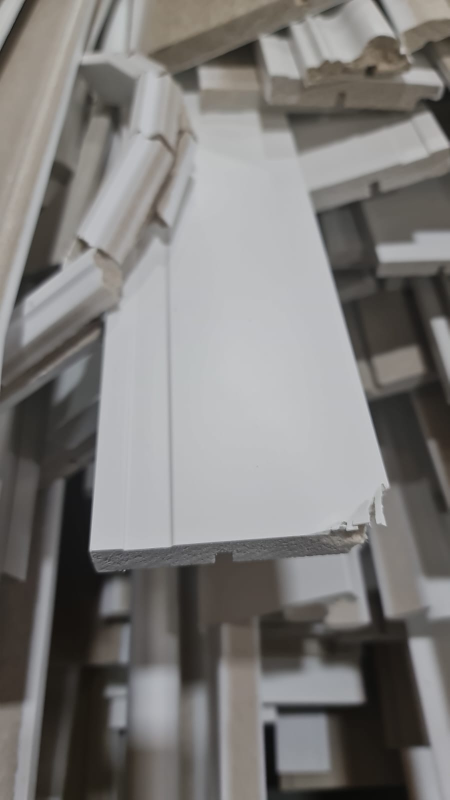
#> input picture images/imagem1.jpeg, 899 x 1599 px (shown at 1/2 size)
$ python -i scanner_com_db.py   (imports and definitions only)   (older library calls are emulated)
#> lines starting #> are read from the running program, lines starting #| are printed output that depends on the picture; after the words box and inside, x2 and y2 are one past the last pixel; in counts of white or black regions, pixels touching at a corner belong together
import cv2
import numpy as np
import pymongo
from pymongo.errors import ConnectionFailure
import threading
import time

video_path = 'static/video_esteira3.mp4'
pontos_roi = [(660, 10), (350, 10), (350, 475), (660, 475)]
frames_processados = []
max_porcentagem_falhas = 0
min_porcentagem_falhas = 100
um_limiar_de_falhas = 38


# [25 lines left out: function db_append_object_status, not called in this run]

def extrair_roi_corretamente(frame):
    # interessante recortar pois em alguns pontos da filmagem pode ter pouca ou muita iluminação
    # assim influenciando no resultado
    pts = np.array(pontos_roi, dtype=np.int32)
    pts = pts.reshape((-1, 1, 2))
    mask = np.zeros(frame.shape[:2], dtype=np.uint8)
    cv2.fillPoly(mask, [pts], 255)
    masked = cv2.bitwise_and(frame, frame, mask=mask)
    x, y, w, h = cv2.boundingRect(pts)
    roi_cortada = masked[y:y+h, x:x+w]
    return roi_cortada

def area_de_interesse(frame):
    mask = np.zeros_like(frame)
    cv2.fillPoly(mask, [np.array(pontos_roi, np.int32)], (255, 255, 255))
    roi = extrair_roi_corretamente(frame)
    gray_roi = cv2.cvtColor(roi, cv2.COLOR_BGR2GRAY)
    sobelx = cv2.Sobel(gray_roi, cv2.CV_64F, 1, 0, ksize=5)
    sobely = cv2.Sobel(gray_roi, cv2.CV_64F, 0, 1, ksize=5)
    sobel = cv2.magnitude(sobelx, sobely)
    sobel_bgr = cv2.cvtColor(cv2.convertScaleAbs(sobel), cv2.COLOR_GRAY2BGR)
    return sobel_bgr

# [88 lines left out: functions menu_lateral, process_frame, analise_de_frames, main, not called in this run]


# [1 line not run here, left out]

>>> import cv2
>>> picture = cv2.imread('images/imagem1.jpeg')
#> picture is the input picture: shape (1599, 899, 3); mean B, G, R 121.7, 123.6, 125.6
>>> result = area_de_interesse(picture)
#> in area_de_interesse, `cv2.fillPoly(mask, [np.array(pontos_roi, np.int32)], (255, 255, 255))`:
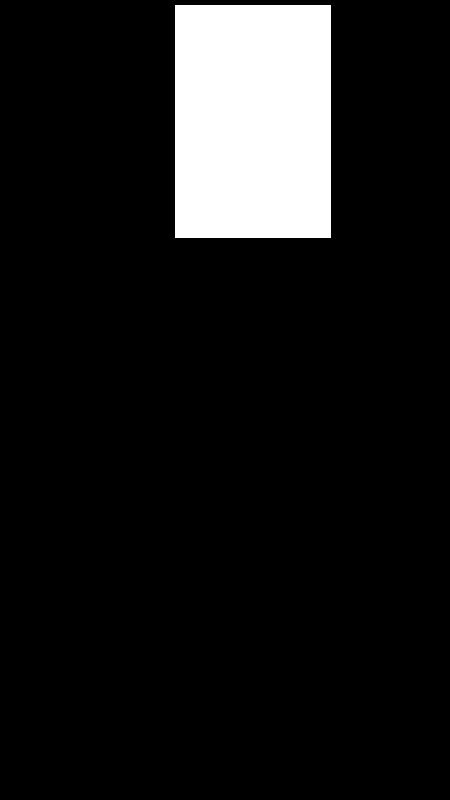
#> mask: shape (1599, 899, 3) (shown at 1/2 size); 10.1% white; 1 white region, box (x1, y1, x2, y2) and area: (350, 10, 661, 476) 144926
#> in extrair_roi_corretamente, `masked = cv2.bitwise_and(frame, frame, mask=mask)`:
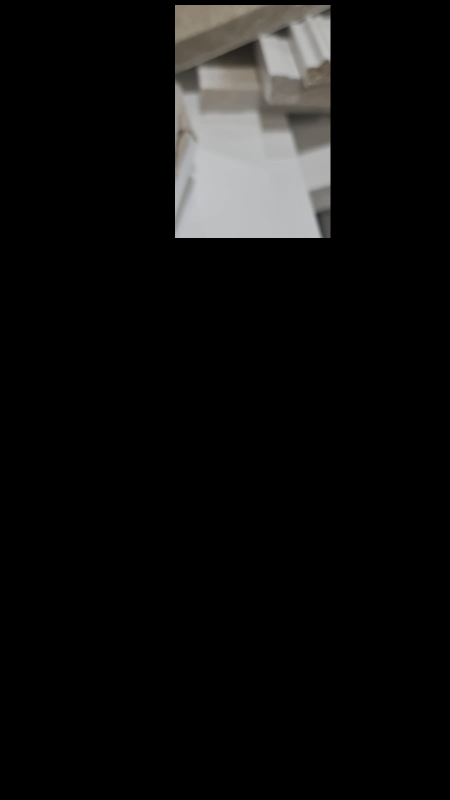
#> masked: shape (1599, 899, 3) (shown at 1/2 size); mean B, G, R 14.5, 14.9, 15.1
#> in extrair_roi_corretamente, `roi_cortada = masked[y:y+h, x:x+w]`:
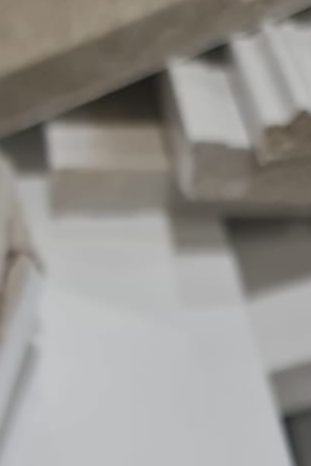
#> roi_cortada: shape (466, 311, 3); mean B, G, R 143.6, 147.7, 150.2
#> in area_de_interesse, `sobelx = cv2.Sobel(gray_roi, cv2.CV_64F, 1, 0, ksize=5)`:
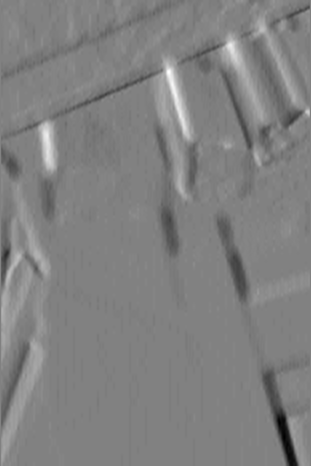
#> sobelx: shape (466, 311) float64; min -1811, max 1759, mean -5.6; drawn with min black and max white
#> in area_de_interesse, `sobely = cv2.Sobel(gray_roi, cv2.CV_64F, 0, 1, ksize=5)`:
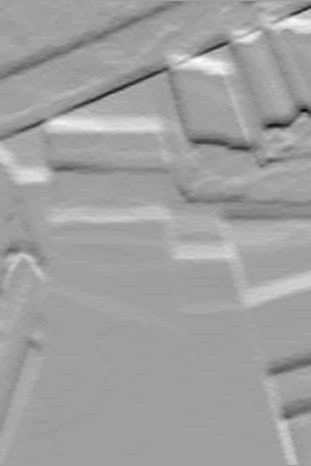
#> sobely: shape (466, 311) float64; min -2093, max 1256, mean 16.1; drawn with min black and max white
#> in area_de_interesse, `sobel = cv2.magnitude(sobelx, sobely)`:
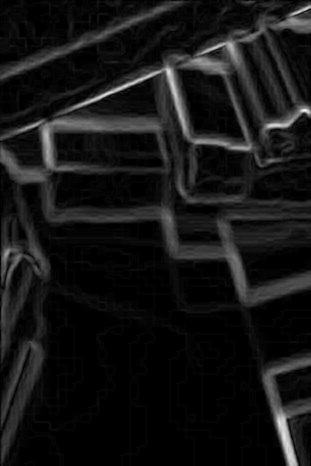
#> sobel: shape (466, 311) float64; min 0, max 2094.3, mean 177.1; drawn with min black and max white
#> in area_de_interesse, `sobel_bgr = cv2.cvtColor(cv2.convertScaleAbs(sobel), cv2.COLOR_GRAY2BGR)`:
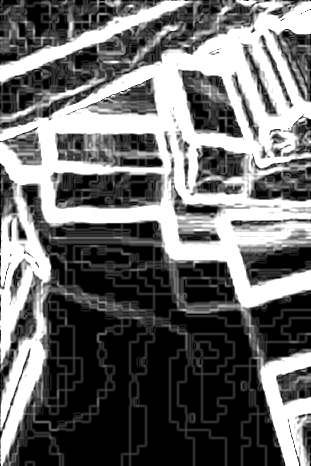
#> sobel_bgr: shape (466, 311, 3); min 0, max 255, mean 107.8

$ run again, on images/imagem2.jpeg
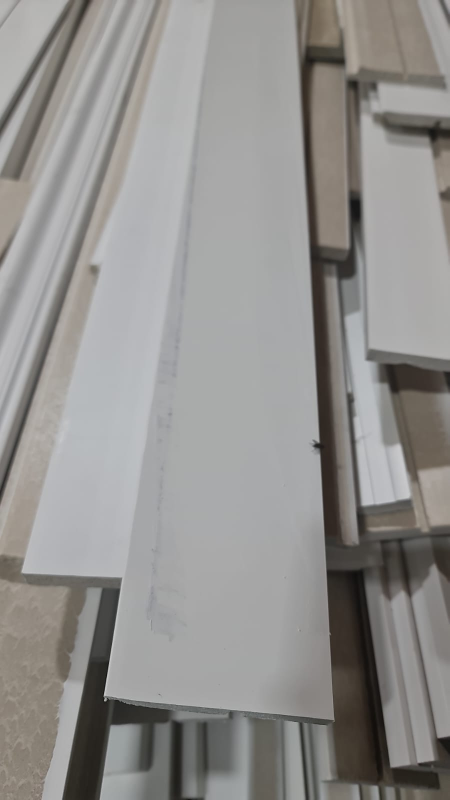
#> input picture images/imagem2.jpeg, 899 x 1599 px (shown at 1/2 size)
#> picture is the input picture: shape (1599, 899, 3); mean B, G, R 142.6, 144.7, 146.3
#> in area_de_interesse, `sobely = cv2.Sobel(gray_roi, cv2.CV_64F, 0, 1, ksize=5)`:
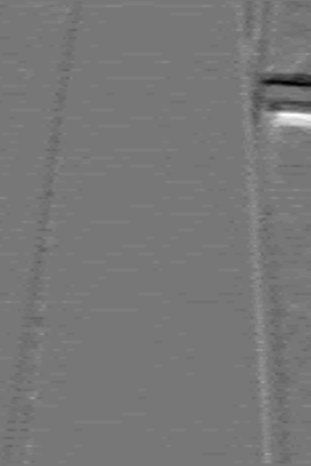
#> sobely: shape (466, 311) float64; min -896, max 1018, mean 1.9; drawn with min black and max white
#> in area_de_interesse, `sobel_bgr = cv2.cvtColor(cv2.convertScaleAbs(sobel), cv2.COLOR_GRAY2BGR)`:
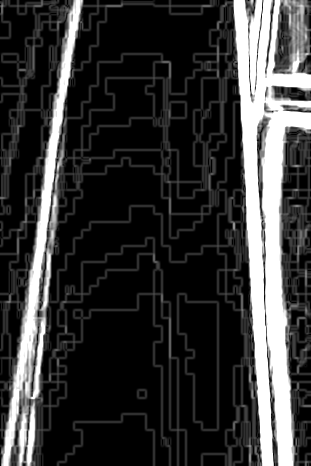
#> sobel_bgr: shape (466, 311, 3); min 0, max 255, mean 54.8

$ run again, on images/imagem4.jpeg
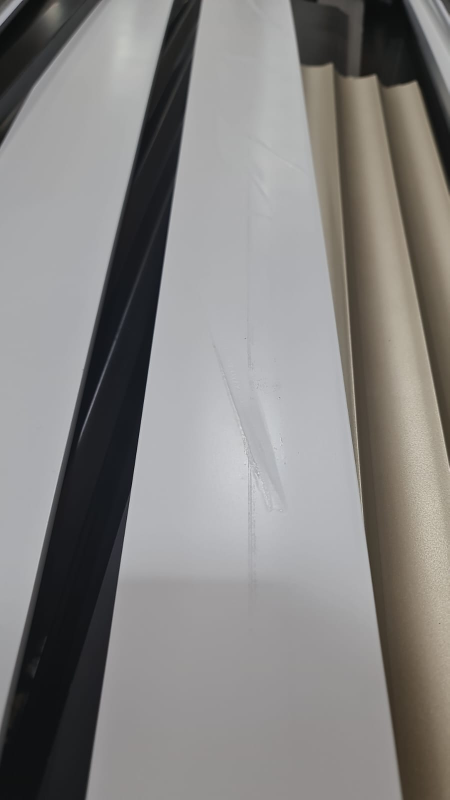
#> input picture images/imagem4.jpeg, 899 x 1599 px (shown at 1/2 size)
#> picture is the input picture: shape (1599, 899, 3); mean B, G, R 130.1, 131.5, 133.1
#> in area_de_interesse, `sobel_bgr = cv2.cvtColor(cv2.convertScaleAbs(sobel), cv2.COLOR_GRAY2BGR)`:
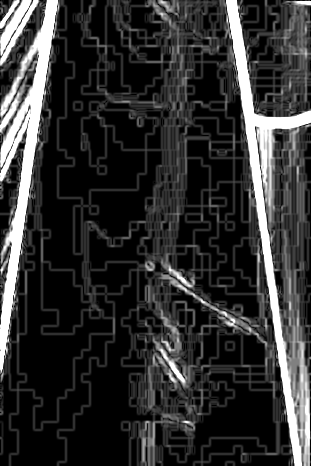
#> sobel_bgr: shape (466, 311, 3); min 0, max 255, mean 49.7
